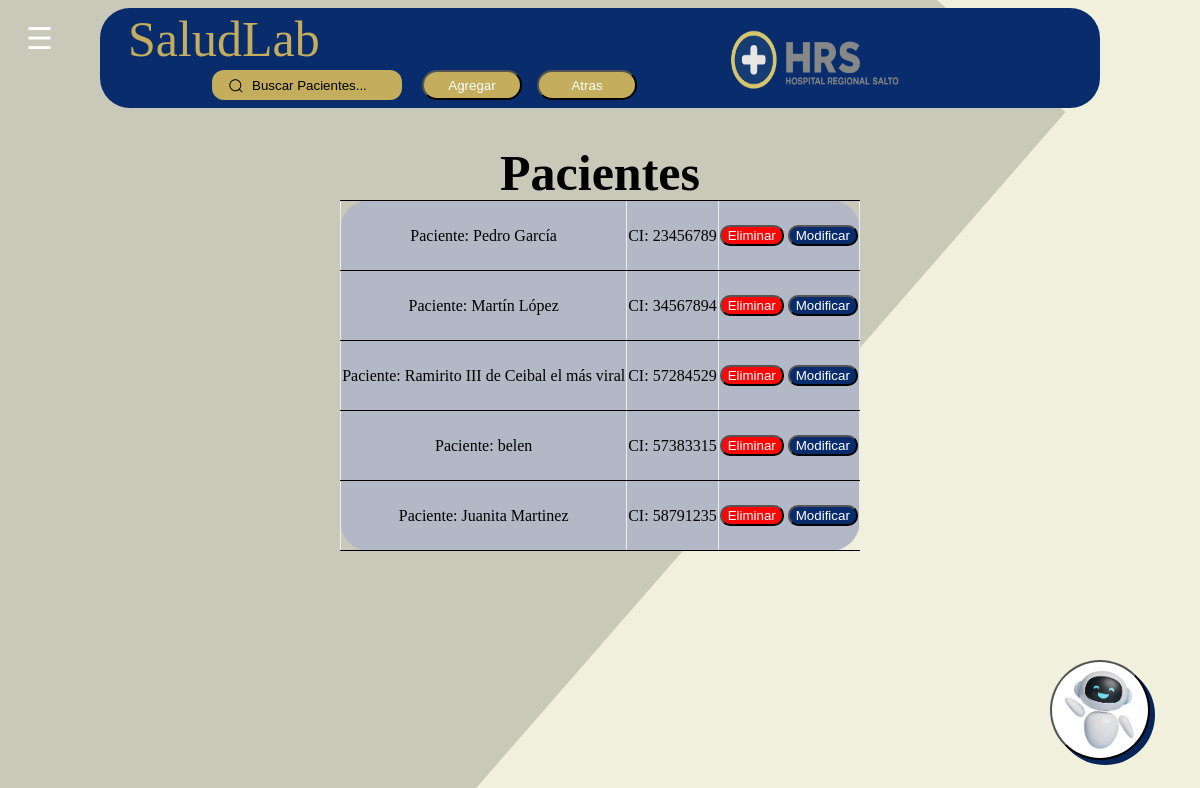
/Administradores/PaginaDePacientes.php, run on an earlier commit of the app's database.
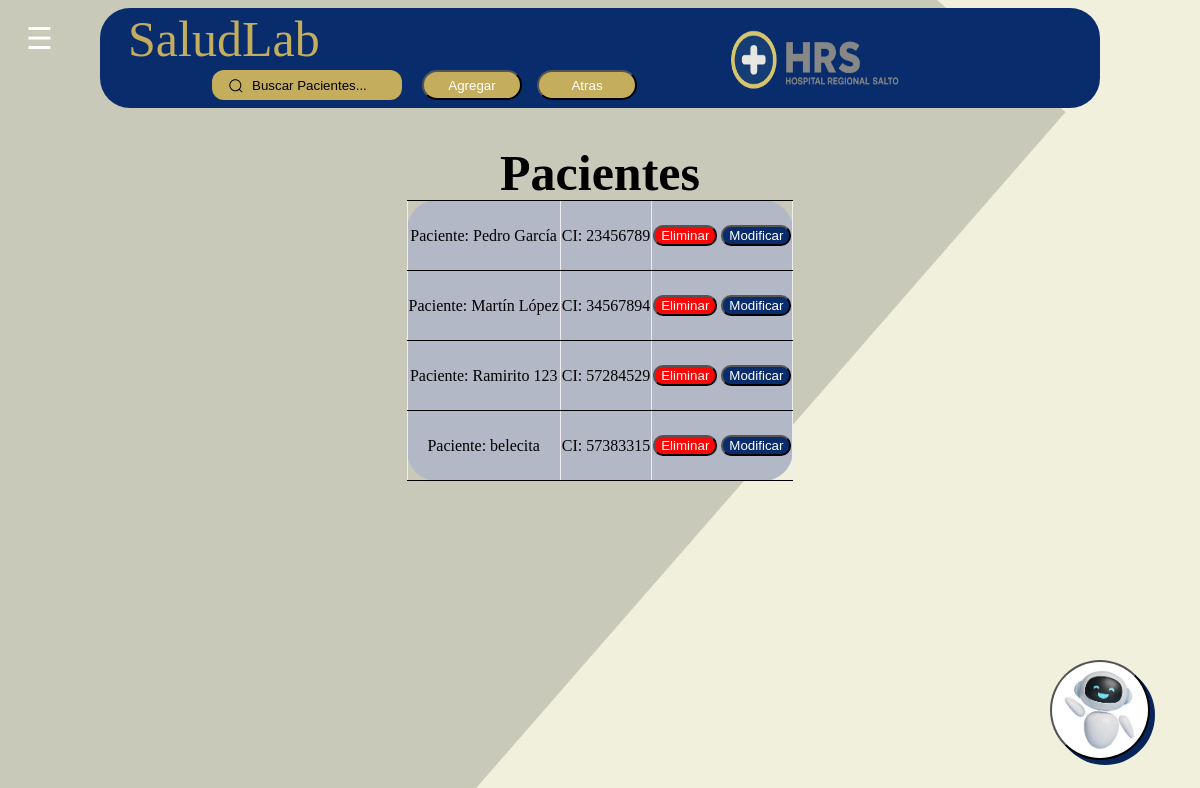
And on a later commit of the database.
### tables this page shows
CREATE TABLE `paciente` (
  `Cedula_P` int(11) NOT NULL,
  `Nombre_P` varchar(100) DEFAULT NULL,
  `Fecha_Nac` date DEFAULT NULL,
  `Sexo` varchar(10) DEFAULT NULL,
  `Correo` varchar(50) DEFAULT NULL,
  `His_med` varchar(1000) DEFAULT NULL,
  `Tel` varchar(15) DEFAULT NULL,
  `Contraseña_P` varchar(10) DEFAULT NULL,
  `Usuario_P` varchar(50) DEFAULT NULL
);

### Administradores/PaginaDePacientes.php (the view, shortened to what this page needs)
<?php
include("../Backend/Conexion.php");
$result = mysqli_query($conn, "SELECT * FROM paciente");
?>
<!DOCTYPE html>
<html lang="es">
<head>
  <link rel="stylesheet" href="Estilomed.css">
</head>
<body>
  <button class="hamburger" onclick="toggleMenu()">☰</button>
  <button class="Robot"></button>
  <div class="superior">
    <div class="group">
      <input
        id="query"
        class="input"
        type="search"
        placeholder="Buscar Pacientes..."
        name="searchbar"
        onkeyup="filtrarTabla()"
      />
      <button class="anterior" onclick="location.href='Pag_Admin.php'">Atras</button>
      <button onclick="location.href='../Administradores/Paciente/Agregar.php'" class="Agregar">Agregar</button>
    </div>
    <p class="Texto">SaludLab</p>
    <img src="../Imagenes/logohospital.png" alt="logo" class="logo">
  </div>
  <h1 class="Cita">Pacientes</h1>
  <div class="tablas">
    <div class="estilos">
      <table border="1" id="tablaPacientes">
        <?php while($row=mysqli_fetch_assoc($result)){ ?>
        <tr>
          <td>Paciente: <?php echo $row['Nombre_P']; ?></td>
          <td>CI: <?php echo $row['Cedula_P']; ?></td>
          <td>
            <button onclick="location.href='../Administradores/Paciente/seelimina.php?Cedula_P=<?php echo $row['Cedula_P']; ?>'" class="Boton1">Eliminar</button>
            <button onclick="location.href='../Administradores/Paciente/Editar.php?Cedula_P=<?php echo $row['Cedula_P']; ?>'" class="Boton2">Modificar</button>
          </td>
        </tr>
        <?php } ?>
      </table>
    </div>
  </div>
</body>
</html>

What changed in the data, as far as the page shows it:
removed paciente: Nombre_P "Juanita Martinez", Cedula_P "58791235"
changed paciente id 57284529: Nombre_P "Ramirito III de Ceibal el más viral" → "Ramirito 123"
changed paciente id 57383315: Nombre_P "belen" → "belecita"
